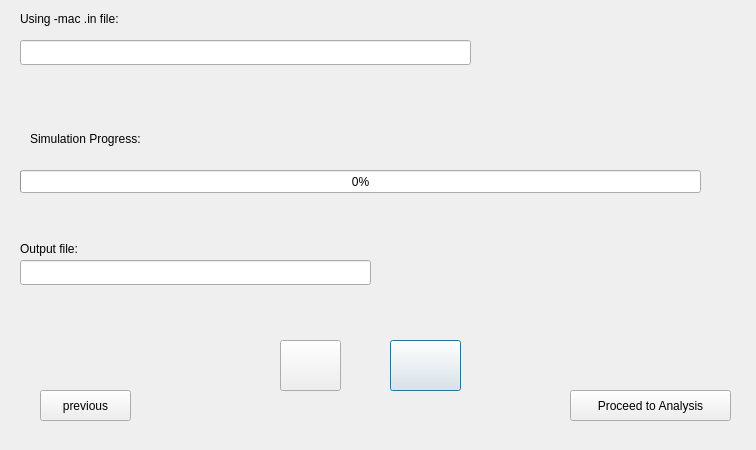
<?xml version="1.0" encoding="UTF-8"?>
<ui version="4.0">
 <class>RunSimulation</class>
 <widget class="QDialog" name="RunSimulation">
  <property name="geometry">
   <rect>
    <x>0</x>
    <y>0</y>
    <width>756</width>
    <height>450</height>
   </rect>
  </property>
  <property name="windowTitle">
   <string>Configuration</string>
  </property>
  <widget class="QPushButton" name="PB_run">
   <property name="geometry">
    <rect>
     <x>390</x>
     <y>340</y>
     <width>71</width>
     <height>51</height>
    </rect>
   </property>
   <property name="styleSheet">
    <string notr="true"/>
   </property>
   <property name="text">
    <string/>
   </property>
   <property name="icon">
    <iconset resource="../icons/icons.qrc">
     <normaloff>:/icons/play.png</normaloff>:/icons/play.png</iconset>
   </property>
   <property name="iconSize">
    <size>
     <width>48</width>
     <height>48</height>
    </size>
   </property>
  </widget>
  <widget class="QLabel" name="LE_info">
   <property name="geometry">
    <rect>
     <x>20</x>
     <y>10</y>
     <width>341</width>
     <height>17</height>
    </rect>
   </property>
   <property name="text">
    <string>Using -mac .in file:</string>
   </property>
  </widget>
  <widget class="QLineEdit" name="LE_file">
   <property name="geometry">
    <rect>
     <x>20</x>
     <y>40</y>
     <width>451</width>
     <height>25</height>
    </rect>
   </property>
  </widget>
  <widget class="QPushButton" name="PB_previous">
   <property name="geometry">
    <rect>
     <x>40</x>
     <y>390</y>
     <width>91</width>
     <height>31</height>
    </rect>
   </property>
   <property name="text">
    <string>previous</string>
   </property>
  </widget>
  <widget class="QPushButton" name="PB_stop">
   <property name="geometry">
    <rect>
     <x>280</x>
     <y>340</y>
     <width>61</width>
     <height>51</height>
    </rect>
   </property>
   <property name="styleSheet">
    <string notr="true"/>
   </property>
   <property name="text">
    <string/>
   </property>
   <property name="icon">
    <iconset resource="../icons/icons.qrc">
     <normaloff>:/icons/stop.png</normaloff>:/icons/stop.png</iconset>
   </property>
   <property name="iconSize">
    <size>
     <width>48</width>
     <height>48</height>
    </size>
   </property>
  </widget>
  <widget class="QPushButton" name="PB_proceed">
   <property name="geometry">
    <rect>
     <x>570</x>
     <y>390</y>
     <width>161</width>
     <height>31</height>
    </rect>
   </property>
   <property name="text">
    <string>Proceed to Analysis</string>
   </property>
  </widget>
  <widget class="QProgressBar" name="progressBar">
   <property name="geometry">
    <rect>
     <x>20</x>
     <y>170</y>
     <width>681</width>
     <height>23</height>
    </rect>
   </property>
   <property name="value">
    <number>0</number>
   </property>
  </widget>
  <widget class="QLabel" name="label">
   <property name="geometry">
    <rect>
     <x>30</x>
     <y>130</y>
     <width>181</width>
     <height>17</height>
    </rect>
   </property>
   <property name="text">
    <string>Simulation Progress:</string>
   </property>
  </widget>
  <widget class="QLineEdit" name="LE_output">
   <property name="geometry">
    <rect>
     <x>20</x>
     <y>260</y>
     <width>351</width>
     <height>25</height>
    </rect>
   </property>
  </widget>
  <widget class="QLabel" name="label_2">
   <property name="geometry">
    <rect>
     <x>20</x>
     <y>240</y>
     <width>131</width>
     <height>17</height>
    </rect>
   </property>
   <property name="text">
    <string>Output file:</string>
   </property>
  </widget>
 </widget>
 <resources>
  <include location="../icons/icons.qrc"/>
 </resources>
 <connections/>
</ui>
